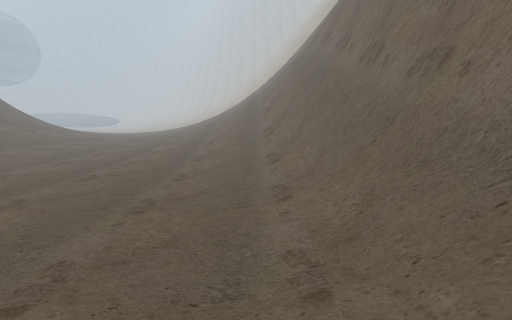
[1] (above)

16 first-person views from a walk through a Unity game level. The camera is 1.2 m above the floor, tilts 8° down and sees 85° across. The floor is counted in squares, 0.5 m on a side. Each view is taken from the middle of a square. On the plan, view 1 faces up. The plan holds only what a view shows up to about 18 squares ahead; the rest is blank. The place goes on beyond the plan. Some surface patterns are stand-ins.

[2]
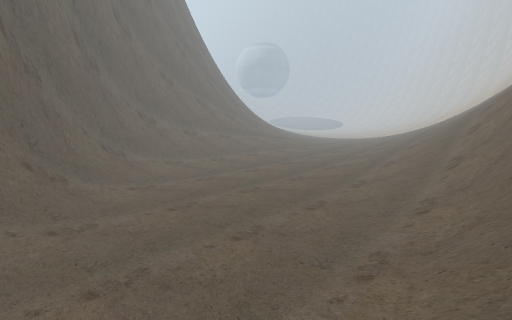

[3]
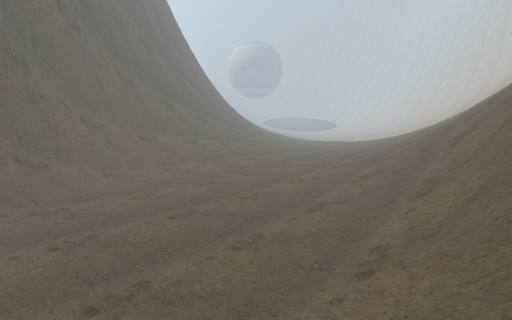

[4]
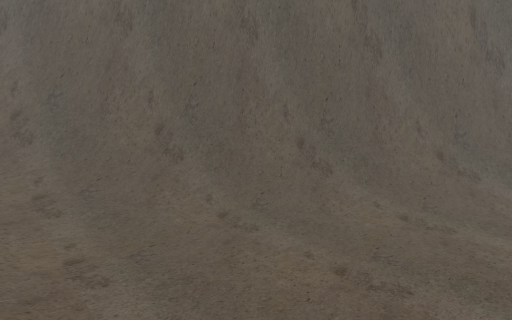

[5]
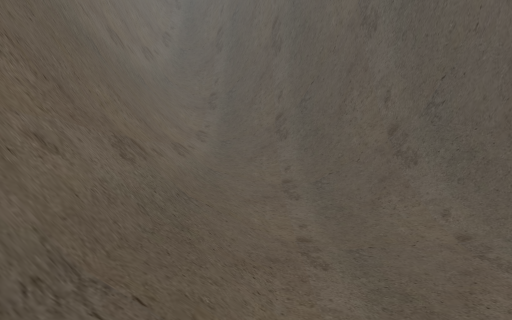

[6]
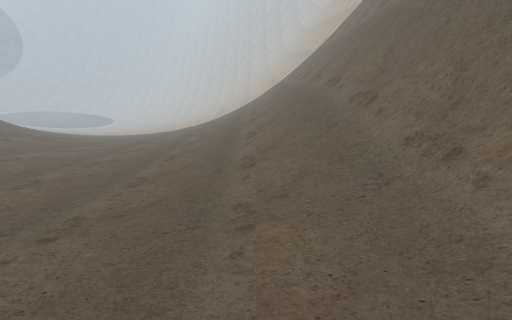

[7]
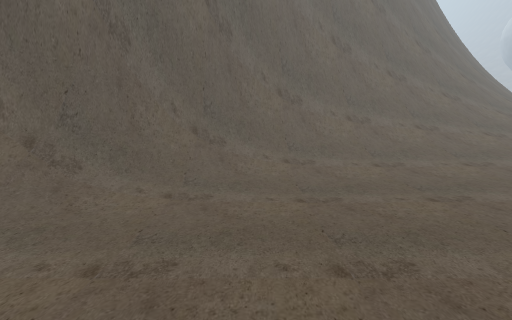

[8]
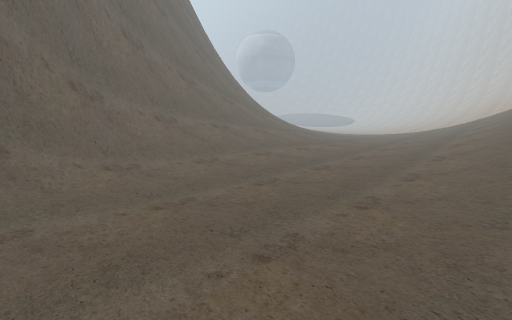

[9]
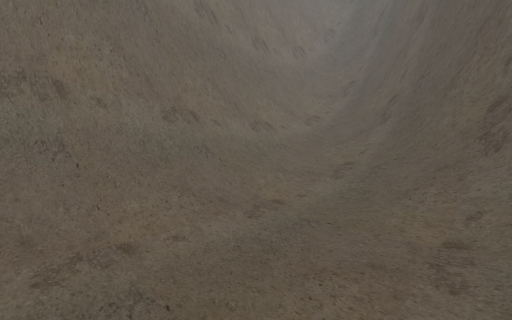

[10]
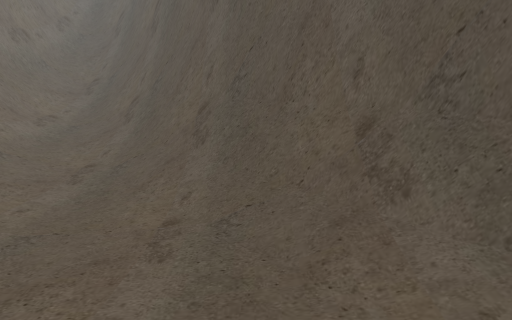

[11]
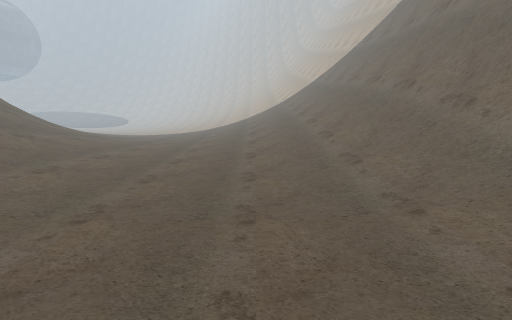

[12]
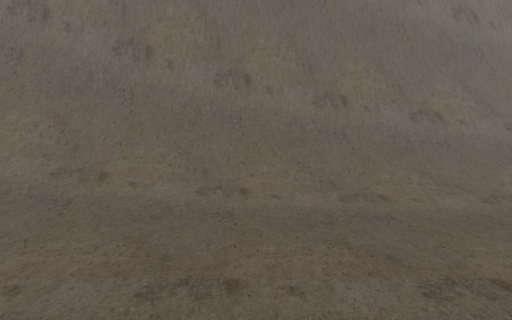

[13]
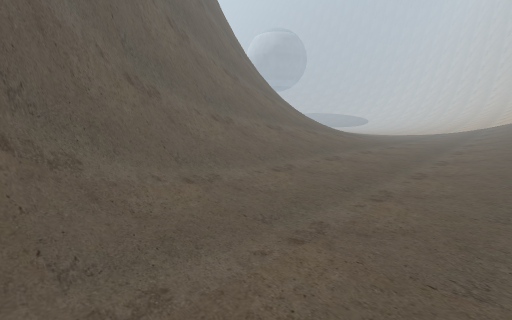

[14]
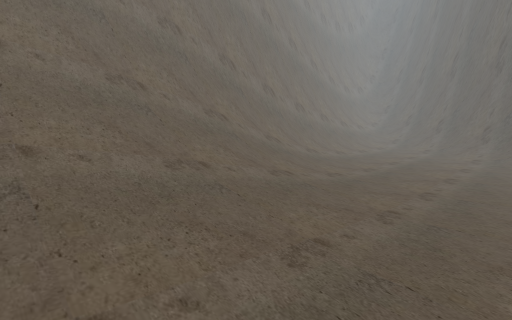

[15]
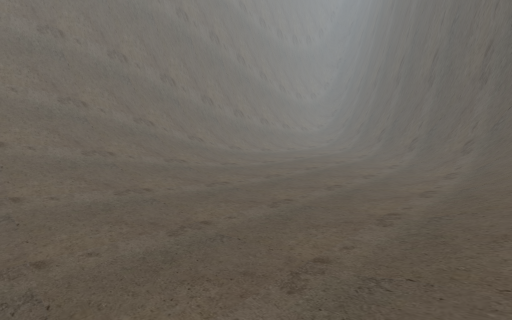

[16]
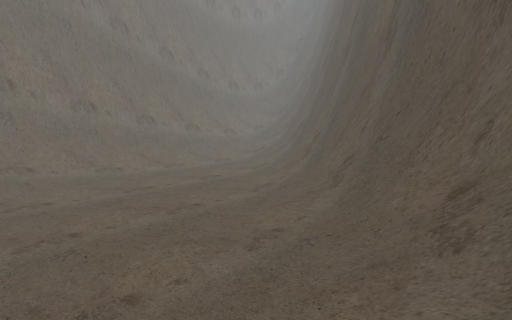

### Floor plan
Key: @ floor where view 1 was taken; # wall or solid block; . main floor; : floor 0.25 m higher than the main floor; + floor 0.5 m higher than the main floor; * floor 1 m higher than the main floor; % floor 1.5 m higher than the main floor; / step, stairs or slope; = window, fence, low wall or low ledge; ^ raised ledge; O other object.
Columns run from 18 left of view 1 to 7 right of it. Each row starts with its distance up from view 1.
 28 +::: :::::++/////////^#
 27 ++:::::::::++////////^#
 26 ++:::..::::++////////##
 25 ++:::...:::++////////##
 24 ++::.....:::+///////=##
 23 +/::......:::///////=##
 22 +/::.......::+//////=##
 21 +/::........::+/////=##
 20 +/::........::+/////=##
 19 //::.........:://///=##
 18 //::..........::////=##
 17 //::..........::////=##
 16 //::...........::////##
 15 ///:............:////##
 14 ///:.............////^#
 13 ////.............:///^#
 12 ////..............///^##
 11  ///..............://=##
 10 =*//:.............://####
  9 #=#//..............///=##
  8 ###///.............///=##
  7  #=#//:............///=##
  6   #=#O/............://=##
  5    #= O//...........//=##
  4    ##=#O//..........//=##
  3     ##=#O//.........//=##
  2      ##=OO//........//=##
  1       ###^=#/.......///##
  0        ####=#/....@.//#^#
 -1            #=#/.....//#=##
 -2             #=#/:...://==#
 -3              #=#//:::///=#
 -4               #=#//:+///=#
 -5                #=#//++//=#
 -6                 #=#/////=#
 -7                  #=#/////#
 -8                   #= ////^
 -9                    #=////=
-10                    #=%////
-11                    #=#////
-12                    ##=#///
-13                      #=#//

Positions as (right, up) in squares from view 1, and headings:
1: (0, 0), facing up
2: (3, 2), facing up-left
3: (3, 6), facing up-left
4: (2, 6), facing down-left
5: (2, 6), facing down
6: (-3, 10), facing up
7: (-3, 10), facing left
8: (-4, 8), facing up-left
9: (-4, 5), facing down-right
10: (-5, 5), facing down
11: (-7, 9), facing up
12: (-7, 7), facing right
13: (-8, 7), facing up-left
14: (-10, 28), facing down-right
15: (-18, 28), facing down-right
16: (-16, 13), facing down-right
